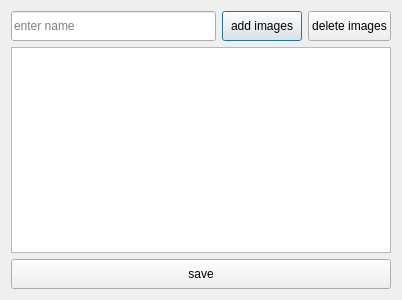
<?xml version="1.0" encoding="UTF-8"?>
<ui version="4.0">
 <class>Dialog</class>
 <widget class="QDialog" name="Dialog">
  <property name="geometry">
   <rect>
    <x>0</x>
    <y>0</y>
    <width>402</width>
    <height>300</height>
   </rect>
  </property>
  <property name="windowTitle">
   <string>Dialog</string>
  </property>
  <layout class="QHBoxLayout" name="horizontalLayout_2">
   <item>
    <layout class="QVBoxLayout" name="verticalLayout">
     <item>
      <layout class="QHBoxLayout" name="horizontalLayout">
       <item>
        <widget class="QLineEdit" name="nameInput">
         <property name="minimumSize">
          <size>
           <width>0</width>
           <height>30</height>
          </size>
         </property>
         <property name="placeholderText">
          <string>enter name </string>
         </property>
        </widget>
       </item>
       <item>
        <widget class="QPushButton" name="add_images_button">
         <property name="sizePolicy">
          <sizepolicy hsizetype="Minimum" vsizetype="Fixed">
           <horstretch>0</horstretch>
           <verstretch>0</verstretch>
          </sizepolicy>
         </property>
         <property name="minimumSize">
          <size>
           <width>0</width>
           <height>30</height>
          </size>
         </property>
         <property name="text">
          <string>add images</string>
         </property>
         <property name="icon">
          <iconset>
           <normaloff>../plus.png</normaloff>../plus.png</iconset>
         </property>
        </widget>
       </item>
       <item>
        <widget class="QPushButton" name="delete_image_button">
         <property name="sizePolicy">
          <sizepolicy hsizetype="Minimum" vsizetype="Fixed">
           <horstretch>0</horstretch>
           <verstretch>0</verstretch>
          </sizepolicy>
         </property>
         <property name="minimumSize">
          <size>
           <width>0</width>
           <height>30</height>
          </size>
         </property>
         <property name="text">
          <string>delete images</string>
         </property>
         <property name="icon">
          <iconset>
           <normaloff>../trash.png</normaloff>../trash.png</iconset>
         </property>
        </widget>
       </item>
      </layout>
     </item>
     <item>
      <widget class="QListWidget" name="listWidget">
       <property name="styleSheet">
        <string notr="true">QTableWidget {
        font-family: 'Arial';
        font-size: 14px;
    }</string>
       </property>
      </widget>
     </item>
     <item>
      <widget class="QPushButton" name="save_button">
       <property name="sizePolicy">
        <sizepolicy hsizetype="Minimum" vsizetype="Fixed">
         <horstretch>0</horstretch>
         <verstretch>0</verstretch>
        </sizepolicy>
       </property>
       <property name="minimumSize">
        <size>
         <width>0</width>
         <height>30</height>
        </size>
       </property>
       <property name="text">
        <string>save</string>
       </property>
       <property name="icon">
        <iconset>
         <normaloff>../plus.png</normaloff>../plus.png</iconset>
       </property>
      </widget>
     </item>
    </layout>
   </item>
  </layout>
 </widget>
 <resources/>
 <connections/>
</ui>
